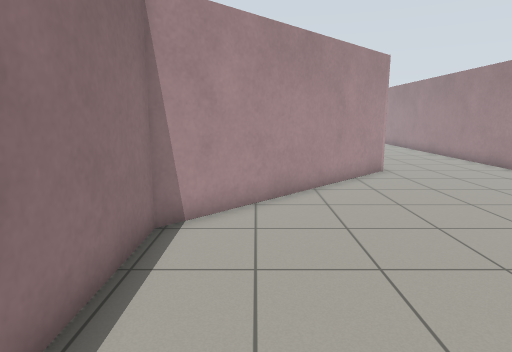
View 1 (above)

12 first-person views from a walk through a Gazebo world. The camera is 1.2 m above the floor, tilts 10° down and sees 75° across. The floor is counted in squares, 0.5 m on a side. Each view is taken from the middle of a square. On the plan, view 1 faces up. The plan holds only what a view shows up to about 19 squares ahead; the rest is blank. The place goes on beyond the plan.

View 2
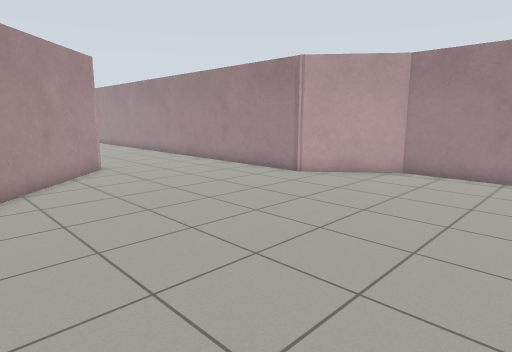

View 3
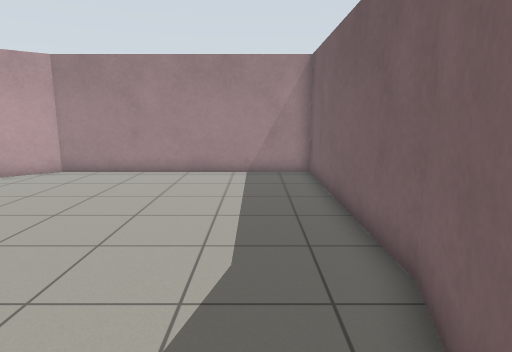

View 4
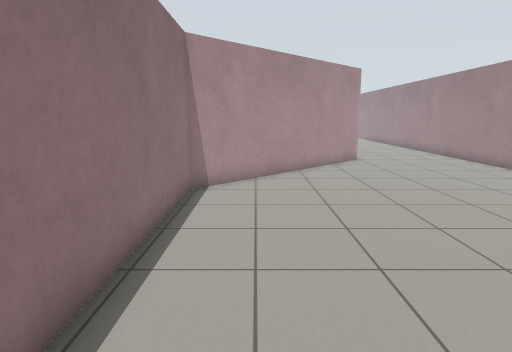

View 5
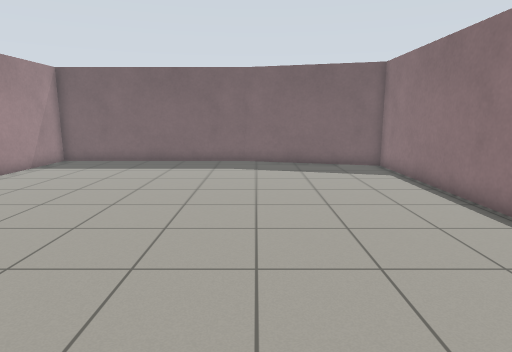

View 6
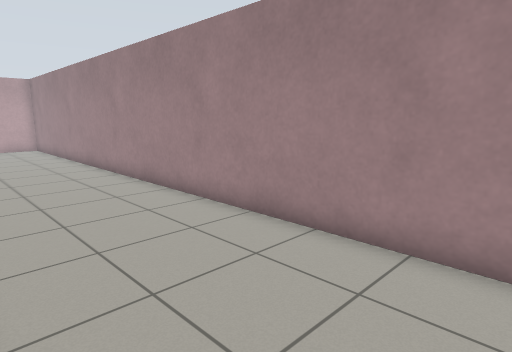

View 7
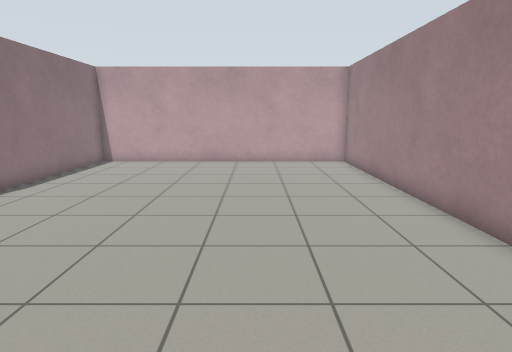

View 8
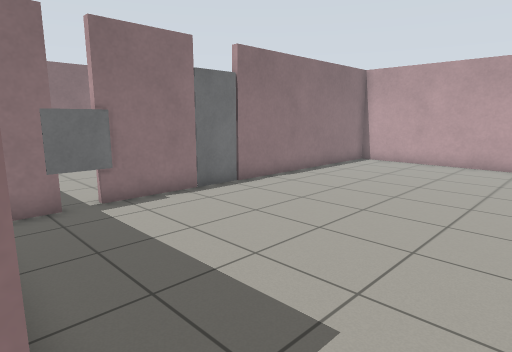

View 9
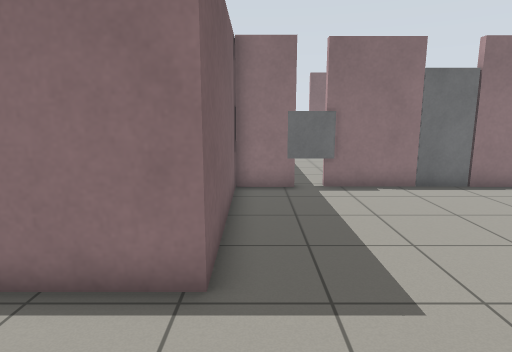

View 10
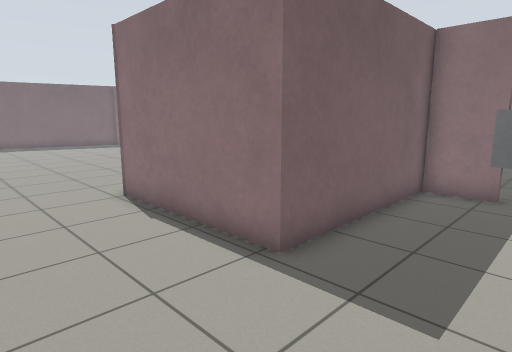

View 11
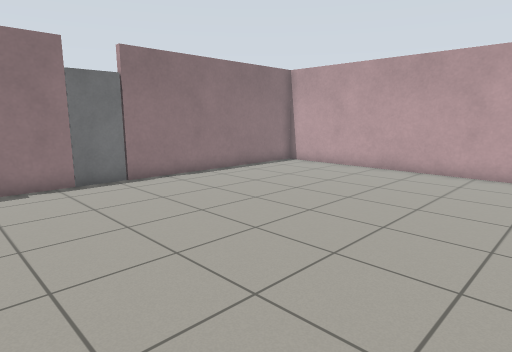

View 12
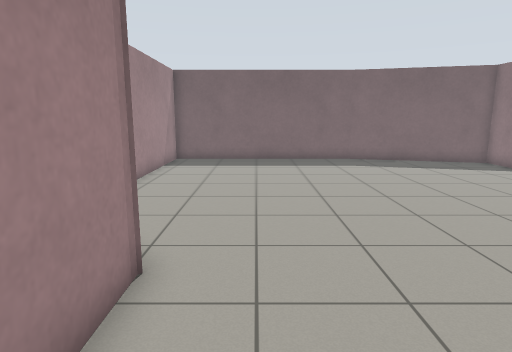

### Floor plan
Points are (right, up) in squares from view 1. A wall is a line through its corners. A room is listed if a view was taken in it or the views show most of it. See-through windows are left out.
Room 1 (views 1, 2, 3, 4, 5, 6, 12)
walls: (4.5, -6.4) (14.6, -6.4) (14.6, 4.6) (11.8, 8.1) (11.8, 13.6); (5, 14.2) (-2.2, 7) (-2.2, -4.5) (4.6, -6.4)
ways out: opening at (8.5, 14) to room 2
Room 2 (views 7, 8, 9, 10, 11)
walls: (-1.4, 27.5) (-1.4, 24.4); (-1.8, 23.3) (-1.4, 23.3) (-1.4, 21.2); (-2.1, 21.3) (5.7, 21.3) (5.7, 14.9) (5, 14.2); (11.8, 13.6) (11.8, 39.2) (-1.4, 39.2) (-1.4, 29.4)
ways out: opening at (8.5, 14) to room 1
objects: window (-2, 24) to (-1, 24); door leaf (-2, 28) to (-1, 29)

Where each view was taken, in squares from view 1:
view 1: 0 up, 0 right, facing up
view 2: 1 down, 0 right, facing up-right
view 3: 4 down, 0 right, facing right
view 4: 4 down, 0 right, facing up
view 5: 12 up, 4 right, facing down
view 6: 11 up, 6 right, facing up-right
view 7: 21 up, 7 right, facing up
view 8: 21 up, 8 right, facing up-left
view 9: 22 up, 10 right, facing left
view 10: 25 up, 10 right, facing down-left
view 11: 24 up, 11 right, facing up-left
view 12: 13 up, 10 right, facing down
